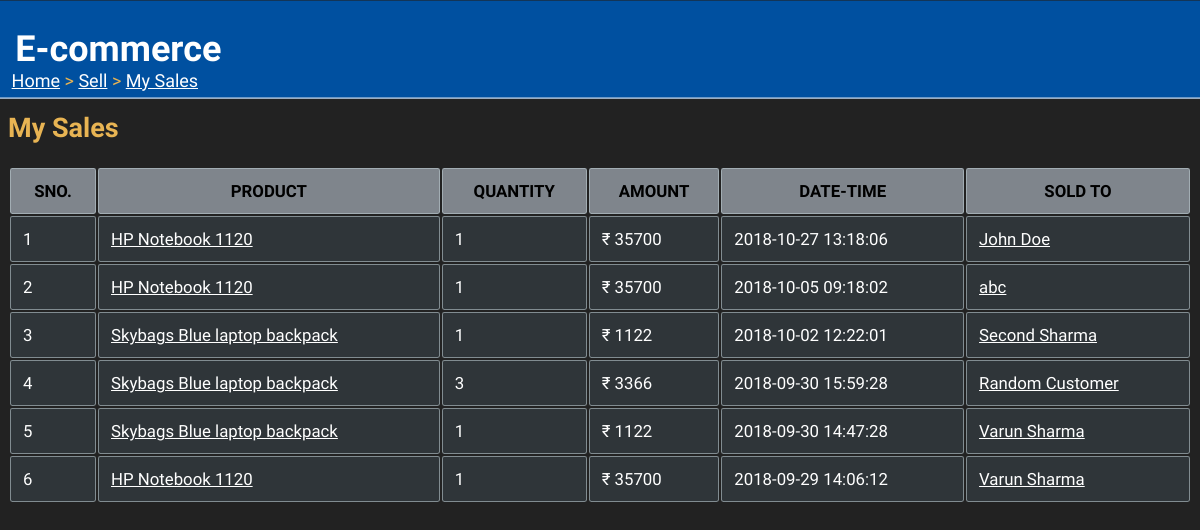
The page /sell/sales/ (signed in) on the database its author committed.
### tables this page shows
CREATE TABLE orders(
orderID varchar(10) PRIMARY KEY,
custID REFERENCES customer(custID),
prodID REFERENCES product(prodID),
quantity integer check(quantity>=1),
date datetime not null,
cost_price decimal(9,2) NOT NULL,
sell_price decimal(9,2) NOT NULL,
status varchar(15) NOT NULL,
CHECK (cost_price < sell_price )
);

CREATE TABLE product(
prodID varchar(10) PRIMARY KEY,
name varchar(30) NOT NULL,
quantity integer CHECK(quantity>=0) NOT NULL,
category varchar(30) NOT NULL ,
cost_price decimal(9,2) NOT NULL,
sell_price decimal(9,2) NOT NULL,
description varchar(100),
sellID varchar(10) REFERENCES seller (sellID),
CHECK (sell_price>cost_price)
);

CREATE TABLE customer(
custID varchar(10) PRIMARY KEY,
name varchar(30) NOT NULL,
email varchar(30) UNIQUE,
phone varchar(13) NOT NULL,
area varchar(20) NOT NULL,
locality varchar(20) NOT NULL,
city varchar(20) NOT NULL,
state varchar(20) NOT NULL,
country varchar(20) NOT NULL,
zipcode varchar(6) NOT NULL,
password varchar(20) NOT NULL);

### appliction.py (the view)
@application.route("/sell/sales/")
def my_sales():
    if 'userid' not in session:
        return redirect(url_for('home'))
    if session['type']=="Customer":
        abort(403)
    res = sell_sales(session['userid'])
    return render_template('my_sales.html', sales=res)

### dbaccess.py (called while the page is built)
def sell_sales(sellID):
    conn = sqlite3.connect('onlineshop.db')
    cur = conn.cursor()
    a = cur.execute("""SELECT o.prodID, p.name, o.quantity, o.sell_price, o.date, o.custID, c.name
                       FROM orders o JOIN product p JOIN customer c
                       WHERE o.prodID=p.prodID AND o.custID=c.custID AND p.sellID=? AND o.status='RECIEVED'
                       ORDER BY o.date DESC """, (sellID,))
    res = [i for i in a]
    conn.close()
    return res

### templates/my_sales.html (shortened to what this page needs)
<html>
<head>
  <link rel="stylesheet" href="{{url_for('static', filename='main.css')}}">
</head>
<body>
  <div class="sticky">
    <h1>E-commerce</h1>
  </div>
  <div class="nav">
    <p><a href="/">Home</a> > <a href="/sell">Sell</a> > <a href="">My Sales</a></p>
  </div>
  <h2>My Sales</h2>
  {% if sales|length==0 %}
  <p>You haven't done any sales yet.</p>
  {% else %}
  <table>
    <tr>
      <th>SNO.</th><th>PRODUCT</th><th>QUANTITY</th><th>AMOUNT</th><th>DATE-TIME</th><th>SOLD TO</th>
    </tr>
    {% set cnt={'val':1} %}
    {% for i in sales %}
    <tr>
      <td>{{cnt['val']}}</td><td><a href="/viewproduct/{{i[0]}}">{{i[1]}}</a></td><td>{{i[2]}}</td>
      <td>₹ {{i[3]}}</td><td>{{i[4]}}</td><td><a href="/viewprofile/{{i[5]}}">{{i[6]}}</a></td>
    </tr>
    {% endfor %}
  </table>
  {% endif %}
</body>
</html>

### static/main.css (style rules this page uses)
div.sticky { position: -webkit-sticky; position: sticky; top: 0.2px; margin: -0.7vw; background-color: #0050a0; color: white; padding: 0.3vw; font-size: 1.5vw; border-bottom: 1px solid white; font-family: 'Acme'; }
div.sticky h1 { padding-left:1vw; }
body { font-family:'K2D'; font-size: 1.5vw; background-image: url('background2.jpg'); background-size: cover; background-repeat: no-repeat; background-attachment: fixed; color: rgb(232, 180, 83); max-width: 100%; overflow-x: hidden; }
div.nav { position: fixed; display: block; top: 5vw; margin:-0.7vw; padding-left:1vw; border:none; overflow: hidden; }
div.nav a { text-decoration: underline; color: white; }
table { width: 100%; font-size: 1.4vw; }
th { border: 1px solid rgba(187, 203, 207, 0.589); border-radius: 0.2vw; padding: 1vw; text-align: center; background-color: rgba(185, 196, 206, 0.616); color: black; }
td { border: 1px solid rgba(187, 203, 207, 0.589); border-radius: 0.2vw; padding:1vw; text-align: left; background-color: rgba(60, 71, 80, 0.521); color: white; word-wrap: break-word; }
td a { text-decoration: underline; color: white; }
a { text-decoration: underline; color: white; }

### rows shown on the page
orders: val "1", name "HP Notebook 1120", quantity "1", sell_price "35700", date "2018-10-27 13:18:06", name "John Doe"
orders: val "2", name "HP Notebook 1120", quantity "1", sell_price "35700", date "2018-10-05 09:18:02", name "abc"
orders: val "3", name "Skybags Blue laptop backpack", quantity "1", sell_price "1122", date "2018-10-02 12:22:01", name "Second Sharma"
orders: val "4", name "Skybags Blue laptop backpack", quantity "3", sell_price "3366", date "2018-09-30 15:59:28", name "Random Customer"
orders: val "5", name "Skybags Blue laptop backpack", quantity "1", sell_price "1122", date "2018-09-30 14:47:28", name "Varun Sharma"
orders: val "6", name "HP Notebook 1120", quantity "1", sell_price "35700", date "2018-09-29 14:06:12", name "Varun Sharma"
